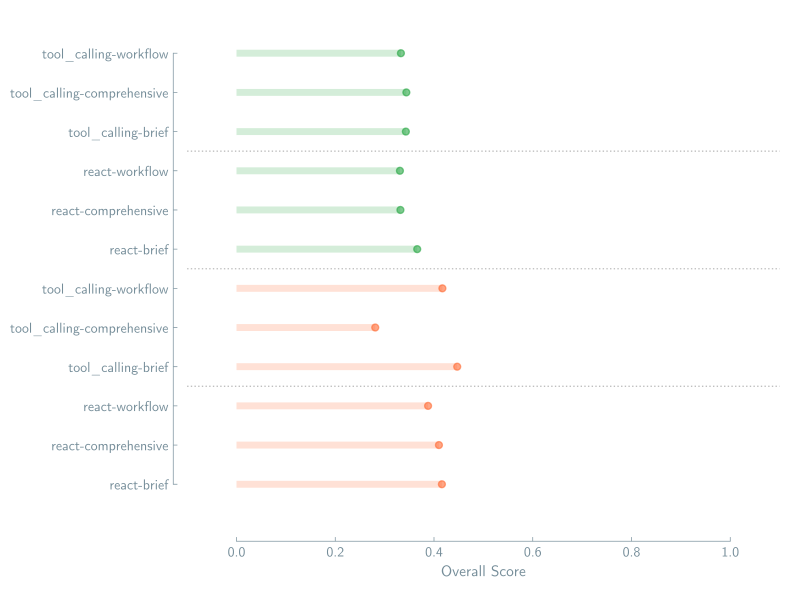

Recreate this plot in Python.
import json
from collections import defaultdict
from pathlib import Path

import lama_aesthetics
import matplotlib.pyplot as plt
import numpy as np
from lama_aesthetics.plotutils import range_frame

lama_aesthetics.get_style("main")

CLAUDE_PATH_REACT = Path("../claude/spectra_chained")
CLAUDE_PATH_TOOL_CALLING = Path("../claude/spectra_chained/tool_calling")
GPT_PATH_REACT = Path("../gpt4o/spectra_chained")
GPT_PATH_TOOL_CALLING = Path("../gpt4o/spectra_chained/tool_calling")

PATHS = [
    CLAUDE_PATH_REACT,
    CLAUDE_PATH_TOOL_CALLING,
    GPT_PATH_REACT,
    GPT_PATH_TOOL_CALLING,
]


def extract_info_from_filename(filename):
    # Handles both gpt4o-tool_calling-spectra_chained_env-brief_verbosity.json
    # and claude_35_sonnet-react-spectra_chained_env-brief_verbosity.json
    name = filename.stem
    if name.startswith("claude_35_sonnet-"):
        # claude_35_sonnet-react-spectra_chained_env-brief_verbosity.json
        parts = name.split("-")
        model = "claude_35_sonnet"
        agent = parts[1]
        desc = parts[-1]
    else:
        # gpt4o-tool_calling-spectra_chained_env-brief_verbosity.json
        parts = name.split("-")
        model = parts[0]
        agent = (
            parts[1]
            if parts[1] in ["react", "tool_calling"]
            else ("tool_calling" if "tool_calling" in parts else "react")
        )
        desc = parts[-1]
    return model, agent, desc


# Collect scores
results = defaultdict(dict)  # {(model, agent): {desc: score}}
desc_levels = set()
for path in PATHS:
    if not path.exists():
        raise FileNotFoundError(f"Path {path} does not exist.")
    for file in path.glob("*.json"):
        with file.open() as f:
            data = json.load(f)
        model, agent, desc = extract_info_from_filename(file)
        score = data["metrics"]["average_score"]
        results[(model, agent)][desc] = score
        desc_levels.add(desc)

# Sort for consistent plotting
desc_levels = sorted(desc_levels)

# Add all possible model-agent pairs present in results, in desired order
groups = []
if any(k[0] == "claude_35_sonnet" and k[1] == "react" for k in results):
    groups.append(("claude_35_sonnet", "react"))
if any(k[0] == "claude_35_sonnet" and k[1] == "tool_calling" for k in results):
    groups.append(("claude_35_sonnet", "tool_calling"))
if any(k[0] == "gpt4o" and k[1] == "react" for k in results):
    groups.append(("gpt4o", "react"))
if any(k[0] == "gpt4o" and k[1] == "tool_calling" for k in results):
    groups.append(("gpt4o", "tool_calling"))

# Prepare data for plotting
model_scores = []
for model, agent in groups:
    for desc in desc_levels:
        label = f"{model}-{agent}-{desc}"
        score = results.get((model, agent), {}).get(desc, np.nan)
        model_scores.append((label, score))


def plot_performance(model_scores, outname):
    # Group bars by model-agent, add gray line after each group
    group_names = []
    group_indices = []
    bars = []
    for group in groups:
        group_label_prefix = f"{group[0]}-{group[1]}"
        group_bars = [
            (label, score)
            for label, score in model_scores
            if label.startswith(group_label_prefix)
        ]
        if group_bars:
            group_names.append(group_label_prefix)
            group_indices.append(len(bars) + len(group_bars) - 0.5)
            bars.extend(group_bars)

    fig, ax = plt.subplots(figsize=(8, 6))
    y_pos = np.arange(len(bars))
    scores = [s[1] for s in bars]

    # Clean up labels and determine colors
    labels = []
    colors = []
    for label, _score in bars:
        # Remove "_verbosity" suffix and model name prefix
        clean_label = label.replace("_verbosity", "")
        if clean_label.startswith("claude_35_sonnet-"):
            clean_label = clean_label.replace("claude_35_sonnet-", "")
            colors.append("#ff6b35")  # Orange color for Claude
        elif clean_label.startswith("gpt4o-"):
            clean_label = clean_label.replace("gpt4o-", "")
            colors.append("#28a745")  # Green color for GPT-4o
        else:
            colors.append("#007acc")  # Default blue
        labels.append(clean_label)

    # Create colored horizontal lines and points
    for _i, (y, score, color) in enumerate(zip(y_pos, scores, colors, strict=False)):
        ax.hlines(
            y,
            0,
            score,
            color=color,
            alpha=0.2,
            linewidth=5,
        )
        ax.plot(
            score,
            y,
            "o",
            markersize=5,
            color=color,
            alpha=0.6,
        )

    ax.set_yticks(y_pos)
    ax.set_yticklabels(labels)

    # Add group separators visually (gray lines)
    for idx in group_indices[:-1]:
        ax.axhline(idx, color="gray", linestyle=":", linewidth=1, alpha=0.5)

    # Adjust xlim for NaNs
    range_frame(ax, np.array([0, 1]), y_pos, pad=0.1)

    ax.set_xlabel("Overall Score")
    fig.tight_layout()
    fig.savefig(outname, bbox_inches="tight")


plot_performance(model_scores, "overall_performance.pdf")
